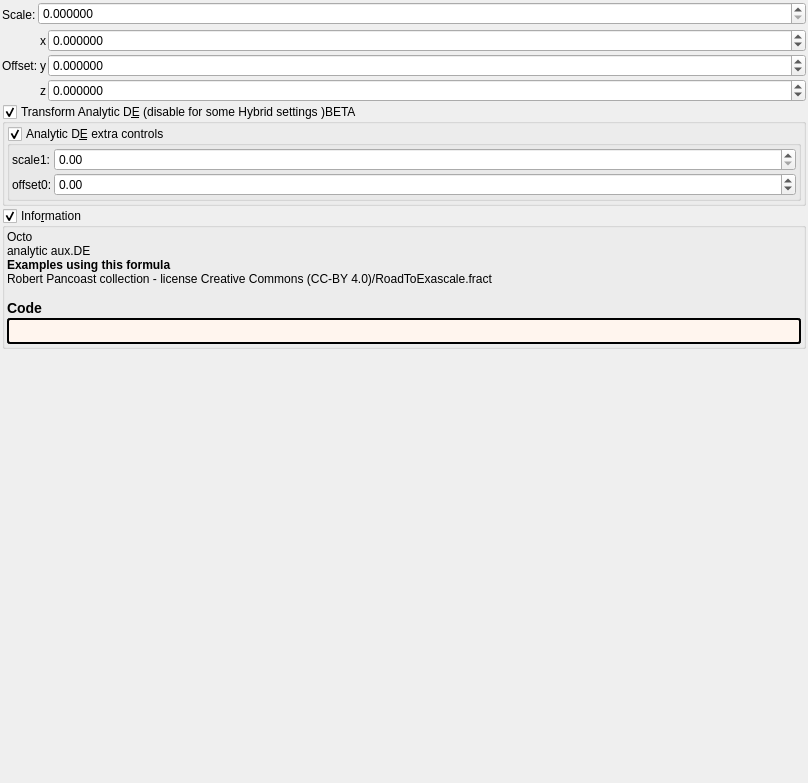
<?xml version="1.0" encoding="UTF-8"?>
<ui version="4.0">
 <class>transf_octo_fold</class>
 <widget class="QWidget" name="Form">
  <property name="geometry">
   <rect>
    <x>0</x>
    <y>0</y>
    <width>808</width>
    <height>783</height>
   </rect>
  </property>
  <property name="windowTitle">
   <string notr="true">transf_octo_fold</string>
  </property>
  <layout class="QVBoxLayout" name="verticalLayout">
   <property name="spacing">
    <number>2</number>
   </property>
   <property name="leftMargin">
    <number>2</number>
   </property>
   <property name="topMargin">
    <number>2</number>
   </property>
   <property name="rightMargin">
    <number>2</number>
   </property>
   <property name="bottomMargin">
    <number>2</number>
   </property>
   <item>
    <layout class="QGridLayout" name="gridLayout" columnstretch="0,1">
     <property name="spacing">
      <number>2</number>
     </property>
     <item row="0" column="0" rowspan="2">
      <widget class="QLabel" name="label_108">
       <property name="text">
        <string>Scale:</string>
       </property>
      </widget>
     </item>
     <item row="0" column="1">
      <widget class="MyDoubleSpinBox" name="spinbox_transf_scale_2">
       <property name="sizePolicy">
        <sizepolicy hsizetype="Minimum" vsizetype="Maximum">
         <horstretch>0</horstretch>
         <verstretch>0</verstretch>
        </sizepolicy>
       </property>
       <property name="prefix">
        <string/>
       </property>
       <property name="suffix">
        <string/>
       </property>
       <property name="decimals">
        <number>6</number>
       </property>
       <property name="minimum">
        <double>0.000000000000000</double>
       </property>
       <property name="maximum">
        <double>99.989999999999995</double>
       </property>
       <property name="singleStep">
        <double>0.100000000000000</double>
       </property>
      </widget>
     </item>
    </layout>
   </item>
   <item>
    <layout class="QGridLayout" name="gridLayout_63" columnstretch="0,0,0,1">
     <property name="spacing">
      <number>2</number>
     </property>
     <item row="2" column="3">
      <widget class="MyDoubleSpinBox" name="spinbox3_transf_offset_100_x">
       <property name="sizePolicy">
        <sizepolicy hsizetype="Minimum" vsizetype="Maximum">
         <horstretch>0</horstretch>
         <verstretch>0</verstretch>
        </sizepolicy>
       </property>
       <property name="prefix">
        <string/>
       </property>
       <property name="suffix">
        <string/>
       </property>
       <property name="decimals">
        <number>6</number>
       </property>
       <property name="minimum">
        <double>-99.989999999999995</double>
       </property>
       <property name="maximum">
        <double>99.989999999999995</double>
       </property>
       <property name="singleStep">
        <double>0.100000000000000</double>
       </property>
      </widget>
     </item>
     <item row="3" column="3">
      <widget class="MyDoubleSpinBox" name="spinbox3_transf_offset_100_y">
       <property name="sizePolicy">
        <sizepolicy hsizetype="Minimum" vsizetype="Maximum">
         <horstretch>0</horstretch>
         <verstretch>0</verstretch>
        </sizepolicy>
       </property>
       <property name="prefix">
        <string/>
       </property>
       <property name="suffix">
        <string/>
       </property>
       <property name="decimals">
        <number>6</number>
       </property>
       <property name="minimum">
        <double>-99.989999999999995</double>
       </property>
       <property name="maximum">
        <double>99.989999999999995</double>
       </property>
       <property name="singleStep">
        <double>0.100000000000000</double>
       </property>
      </widget>
     </item>
     <item row="4" column="3">
      <widget class="MyDoubleSpinBox" name="spinbox3_transf_offset_100_z">
       <property name="sizePolicy">
        <sizepolicy hsizetype="Minimum" vsizetype="Maximum">
         <horstretch>0</horstretch>
         <verstretch>0</verstretch>
        </sizepolicy>
       </property>
       <property name="prefix">
        <string/>
       </property>
       <property name="suffix">
        <string/>
       </property>
       <property name="decimals">
        <number>6</number>
       </property>
       <property name="minimum">
        <double>-99.989999999999995</double>
       </property>
       <property name="maximum">
        <double>99.989999999999995</double>
       </property>
       <property name="singleStep">
        <double>0.100000000000000</double>
       </property>
      </widget>
     </item>
     <item row="4" column="2">
      <widget class="QLabel" name="label_115">
       <property name="text">
        <string notr="true">z</string>
       </property>
      </widget>
     </item>
     <item row="2" column="2">
      <widget class="QLabel" name="label_114">
       <property name="text">
        <string notr="true">x</string>
       </property>
      </widget>
     </item>
     <item row="3" column="1">
      <widget class="QLabel" name="label_255">
       <property name="text">
        <string>Offset:</string>
       </property>
      </widget>
     </item>
     <item row="3" column="2">
      <widget class="QLabel" name="label_113">
       <property name="text">
        <string notr="true">y</string>
       </property>
      </widget>
     </item>
    </layout>
   </item>
   <item>
    <widget class="MyGroupBox" name="groupCheck_analyticDE_enabled">
     <property name="title">
      <string>Transform Analytic D&amp;E (disable for some Hybrid settings )BETA</string>
     </property>
     <property name="checkable">
      <bool>true</bool>
     </property>
     <layout class="QVBoxLayout" name="verticalLayout_12" stretch="0">
      <property name="spacing">
       <number>2</number>
      </property>
      <property name="leftMargin">
       <number>2</number>
      </property>
      <property name="topMargin">
       <number>2</number>
      </property>
      <property name="rightMargin">
       <number>2</number>
      </property>
      <property name="bottomMargin">
       <number>2</number>
      </property>
      <item>
       <widget class="MyGroupBox" name="groupCheck_analyticDE_enabled_false">
        <property name="title">
         <string>Analytic D&amp;E extra controls</string>
        </property>
        <property name="checkable">
         <bool>true</bool>
        </property>
        <layout class="QVBoxLayout" name="verticalLayout_13" stretch="0">
         <property name="spacing">
          <number>2</number>
         </property>
         <property name="leftMargin">
          <number>2</number>
         </property>
         <property name="topMargin">
          <number>2</number>
         </property>
         <property name="rightMargin">
          <number>2</number>
         </property>
         <property name="bottomMargin">
          <number>2</number>
         </property>
         <item>
          <layout class="QGridLayout" name="gridLayout_27" columnstretch="0,0,1">
           <property name="spacing">
            <number>2</number>
           </property>
           <item row="1" column="2">
            <widget class="MyDoubleSpinBox" name="spinbox_analyticDE_offset_0">
             <property name="sizePolicy">
              <sizepolicy hsizetype="Minimum" vsizetype="Maximum">
               <horstretch>0</horstretch>
               <verstretch>0</verstretch>
              </sizepolicy>
             </property>
             <property name="prefix">
              <string/>
             </property>
             <property name="suffix">
              <string/>
             </property>
             <property name="decimals">
              <number>2</number>
             </property>
             <property name="minimum">
              <double>-99.989999999999995</double>
             </property>
             <property name="maximum">
              <double>99.989999999999995</double>
             </property>
             <property name="singleStep">
              <double>0.100000000000000</double>
             </property>
            </widget>
           </item>
           <item row="1" column="1">
            <widget class="QLabel" name="label_177">
             <property name="text">
              <string>offset0:</string>
             </property>
            </widget>
           </item>
           <item row="0" column="1">
            <widget class="QLabel" name="label_176">
             <property name="text">
              <string>scale1:</string>
             </property>
            </widget>
           </item>
           <item row="0" column="2">
            <widget class="MyDoubleSpinBox" name="spinbox_analyticDE_scale_1">
             <property name="sizePolicy">
              <sizepolicy hsizetype="Minimum" vsizetype="Maximum">
               <horstretch>0</horstretch>
               <verstretch>0</verstretch>
              </sizepolicy>
             </property>
             <property name="prefix">
              <string/>
             </property>
             <property name="suffix">
              <string/>
             </property>
             <property name="decimals">
              <number>2</number>
             </property>
             <property name="minimum">
              <double>0.000000000000000</double>
             </property>
             <property name="maximum">
              <double>99.989999999999995</double>
             </property>
             <property name="singleStep">
              <double>0.100000000000000</double>
             </property>
            </widget>
           </item>
          </layout>
         </item>
        </layout>
       </widget>
      </item>
     </layout>
    </widget>
   </item>
   <item>
    <widget class="MyGroupBox" name="groupCheck_info">
     <property name="title">
      <string>Info&amp;rmation</string>
     </property>
     <property name="flat">
      <bool>false</bool>
     </property>
     <property name="checkable">
      <bool>true</bool>
     </property>
     <layout class="QVBoxLayout" name="verticalLayout_2">
      <property name="spacing">
       <number>2</number>
      </property>
      <property name="leftMargin">
       <number>2</number>
      </property>
      <property name="topMargin">
       <number>2</number>
      </property>
      <property name="rightMargin">
       <number>2</number>
      </property>
      <property name="bottomMargin">
       <number>2</number>
      </property>
      <item>
       <widget class="QLabel" name="label_information_general">
        <property name="text">
         <string notr="true">&lt;p&gt;Octo&lt;br&gt;analytic aux.DE&lt;/p&gt;&lt;table&gt;
&lt;/table&gt;
&lt;br&gt;&lt;b&gt;Examples using this formula&lt;/b&gt;&lt;br&gt;Robert Pancoast collection - license Creative Commons (CC-BY 4.0)/RoadToExascale.fract&lt;h3&gt;Code&lt;/h3&gt;</string>
        </property>
        <property name="wordWrap">
         <bool>true</bool>
        </property>
        <property name="openExternalLinks">
         <bool>true</bool>
        </property>
        <property name="textInteractionFlags">
         <set>Qt::LinksAccessibleByMouse|Qt::TextSelectableByMouse</set>
        </property>
       </widget>
      </item>
      <item>
       <widget class="QLabel" name="label_code_content">
        <property name="styleSheet">
         <string notr="true">border-style: outset; border-width: 2px; border-radius: 3px; border-color: black; background-color: #fff5ee; padding: 4px;</string>
        </property>
        <property name="text">
         <string notr="true"></string>
        </property>
        <property name="wordWrap">
         <bool>true</bool>
        </property>
        <property name="openExternalLinks">
         <bool>true</bool>
        </property>
        <property name="textInteractionFlags">
         <set>Qt::LinksAccessibleByMouse|Qt::TextSelectableByMouse</set>
        </property>
       </widget>
      </item>
     </layout>
    </widget>
   </item>
   <item>
    <spacer name="verticalSpacer">
     <property name="orientation">
      <enum>Qt::Vertical</enum>
     </property>
     <property name="sizeHint" stdset="0">
      <size>
       <width>20</width>
       <height>40</height>
      </size>
     </property>
    </spacer>
   </item>
  </layout>
 </widget>
 <customwidgets>
  <customwidget>
   <class>MyDoubleSpinBox</class>
   <extends>QDoubleSpinBox</extends>
   <header>my_double_spin_box.h</header>
  </customwidget>
  <customwidget>
   <class>MyGroupBox</class>
   <extends>QGroupBox</extends>
   <header>my_group_box.h</header>
   <container>1</container>
  </customwidget>
 </customwidgets>
 <tabstops>
  <tabstop>spinbox_transf_scale_2</tabstop>
  <tabstop>spinbox3_transf_offset_100_x</tabstop>
  <tabstop>spinbox3_transf_offset_100_y</tabstop>
  <tabstop>spinbox3_transf_offset_100_z</tabstop>
  <tabstop>groupCheck_info</tabstop>
 </tabstops>
 <resources/>
 <connections/>
</ui>
